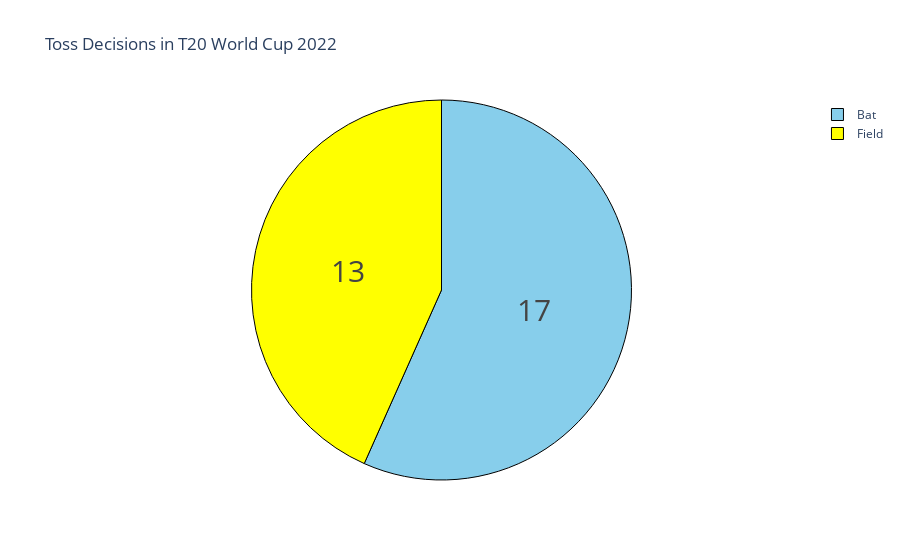

Source (notebook cell):
### Code cell
toss = data["toss decision"].value_counts()
label = toss.index
counts = toss.values
colors = ['skyblue','yellow']

fig = go.Figure(data=[go.Pie(labels=label, values=counts)])
fig.update_layout(title_text='Toss Decisions in T20 World Cup 2022')
fig.update_traces(hoverinfo='label+percent', textinfo='value', textfont_size=30,
                  marker=dict(colors=colors, line=dict(color='black', width=1)))
fig.show()

### Figure 1 — Plotly figure (JSON) as saved in the notebook; plotly's stock layout.template omitted (floating-point values rounded to 4 significant figures)
{"data": [{"hoverinfo": "label+percent", "labels": ["Bat", "Field"], "marker": {"colors": ["skyblue", "yellow"], "line": {"color": "black", "width": 1}}, "textfont": {"size": 30}, "textinfo": "value", "type": "pie", "values": [17, 13]}], "layout": {"autosize": true, "title": {"text": "Toss Decisions in T20 World Cup 2022"}}}
